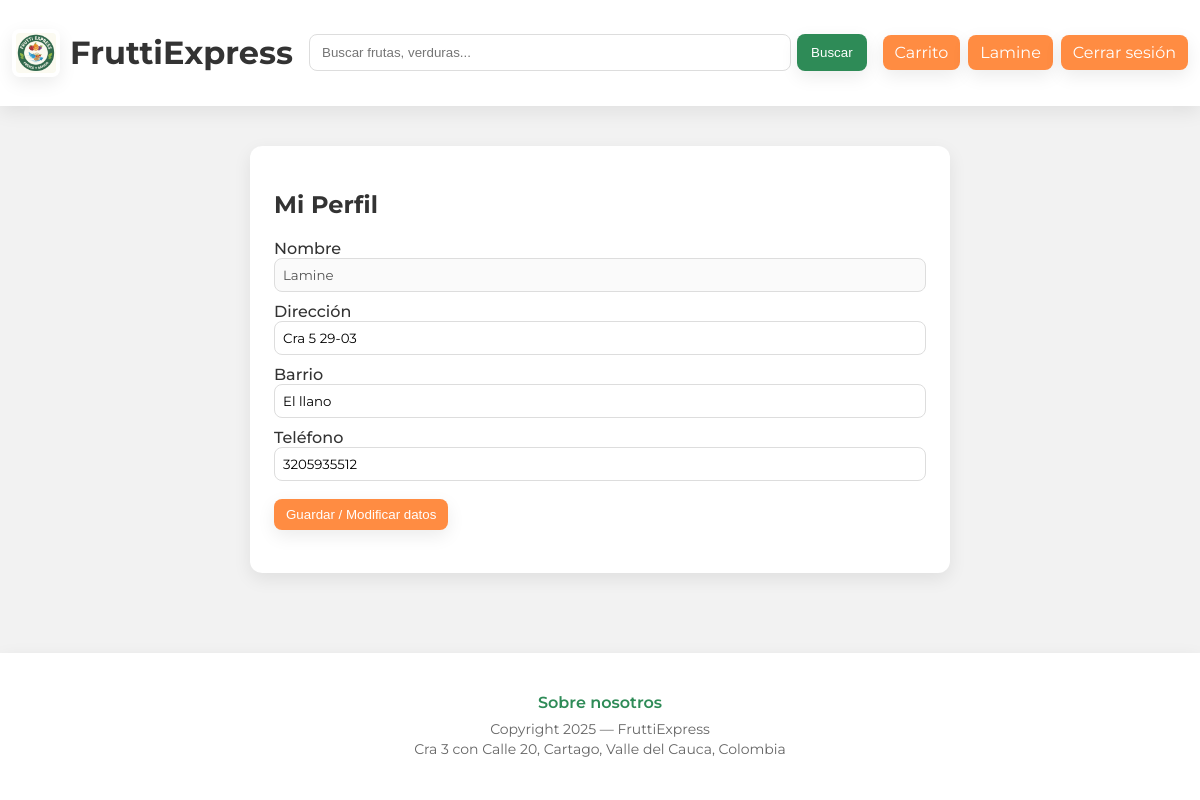
Page /perfil (signed in) on the committed database.
### tables this page shows
CREATE TABLE users (
    id INTEGER PRIMARY KEY AUTOINCREMENT,
    nombre TEXT NOT NULL,
    apellidos TEXT,
    email TEXT UNIQUE NOT NULL,
    telefono TEXT,
    password_hash TEXT NOT NULL,
    direccion TEXT,
    barrio TEXT,
    is_admin INTEGER DEFAULT 0
);

### app.py (the view)
@app.route('/perfil', methods=['GET','POST'])
def perfil():
    if not is_logged_in():
        return redirect(url_for('login'))
    u = current_user()
    if request.method == 'POST':
        direccion = request.form.get('direccion','').strip()
        telefono = request.form.get('telefono','').strip()
        execute_db("UPDATE users SET direccion=?, telefono=? WHERE id = ?", [direccion, telefono, u['id']])
        flash('Perfil actualizado', 'success')
        return redirect(url_for('perfil'))
    return render_template('profile.html', user=u)

### app.py (called while the page is built)
def get_db():
    db = getattr(g, '_database', None)
    if db is None:
        db = g._database = sqlite3.connect(DB_PATH)
        db.row_factory = sqlite3.Row
    return db

@app.teardown_appcontext
def close_connection(exception):
    db = getattr(g, '_database', None)
    if db is not None:
        db.close()

def query_db(query, args=(), one=False):
    cur = get_db().execute(query, args)
    rv = cur.fetchall()
    cur.close()
    return (rv[0] if rv else None) if one else rv

def current_user():
    if 'user_id' not in session:
        return None
    return query_db('SELECT * FROM users WHERE id = ?', [session['user_id']], one=True)

def is_logged_in():
    return 'user_id' in session

### templates/profile.html (shortened to what this page needs)
<!doctype html>
<html lang="es">
  <head>
    <link rel="stylesheet" href="{{ url_for('static', filename='css/style.css') }}">
  </head>
  <body>
    {% include 'index_header.html' %}
    <main class="container form-page">
      <h2>Mi Perfil</h2>
      <form method="post" class="form">
        <label>Nombre<input name="nombre" value="{{ user['nombre'] }}" disabled></label>
        <label>Dirección<input name="direccion" value="{{ user['direccion'] or '' }}"></label>
        <label>Barrio<input name="barrio" value="{{ user['barrio'] or '' }}"></label>
        <label>Teléfono<input name="telefono" value="{{ user['telefono'] or '' }}"></label>
        <button type="submit" class="btn">Guardar / Modificar datos</button>
      </form>
    </main>
    {% include 'index_footer.html' %}
  </body>
</html>

### templates/index_header.html (shortened to what this page needs)
<header class="banner">
  <div class="container header-inner">
    <div class="brand" onclick="location.href='/'">
      <img src="{{ url_for('static', filename='images/logo.png') }}" alt="FruttiExpress" class="logo">
      <h1>FruttiExpress</h1>
    </div>
    <form class="search" action="{{ url_for('buscar') }}" method="get">
      <input name="q" placeholder="Buscar frutas, verduras..." required>
      <button type="submit">Buscar</button>
    </form>
    <nav class="actions">
      <a href="{{ url_for('cart') }}" class="btn">Carrito</a>
      {% if user %}
        <a href="{{ url_for('perfil') }}" class="btn">{{ user['nombre'] }}</a>
        <a href="{{ url_for('logout') }}" class="btn">Cerrar sesión</a>
      {% else %}
        <a href="{{ url_for('register') }}" class="btn">Registrarse</a>
        <a href="{{ url_for('login') }}" class="btn">Iniciar sesión</a>
      {% endif %}
    </nav>
  </div>
</header>

### static/css/style.css (style rules this page uses)
:root { --verde:#2e8b57; --naranja:#ff8c42; --amarillo:#ffd26a; --rojo:#e07a5f; --blanco:#ffffff; --gris:#f2f2f2; --texto:#333; --sombra: 0 6px 18px rgba(0,0,0,0.08); }
* { box-sizing:border-box; }
body { font-family:'Montserrat',sans-serif; color:var(--texto); margin:0; background:var(--gris); min-height:100vh; display:flex; flex-direction:column; }
.container { max-width:1200px;margin:0 auto;padding:16px; }
header.banner { background:var(--blanco); position:sticky; top:0; z-index:30; box-shadow:var(--sombra); }
.header-inner { display:flex; align-items:center; gap:16px; padding:12px; flex-wrap:wrap; }
.brand { display:flex;align-items:center;gap:10px;cursor:pointer; }
.logo { width:48px;height:48px;object-fit:contain;border-radius:8px;box-shadow:var(--sombra);padding:4px; }
.search { flex:1; display:flex; gap:6px; min-width:220px; }
.search input { flex:1; padding:10px 12px; border:1px solid #ddd; border-radius:8px; outline:none; }
.search button { background:var(--verde); color:var(--blanco); border:none; padding:10px 14px; border-radius:8px; cursor:pointer; box-shadow:var(--sombra); }
.actions { display:flex;gap:8px;flex-wrap:wrap; }
.btn { background:var(--naranja); color:#fff; padding:8px 12px; border-radius:8px; text-decoration:none; display:inline-block; box-shadow:var(--sombra); border:none; cursor:pointer; transition:all .2s ease-in-out; }
main { padding:30px 20px; background:var(--blanco); border-radius:16px; box-shadow:var(--sombra); margin:30px auto; width:90%; flex:1; }
.add-form input, .add-form select, .form input, .form textarea { width:100%; padding:8px; border:1px solid #ddd; border-radius:8px; font-family:'Montserrat',sans-serif; }
.form-page { background:var(--blanco); padding:24px; border-radius:12px; box-shadow:var(--sombra); max-width:700px; margin:40px auto; }
.form label { display:block; margin-bottom:10px; font-weight:500; }
.form button { margin-top:8px; }

### rows in the picture
users: nombre "Lamine", direccion "Cra 5 29-03", barrio "El llano", telefono "3205935512"
